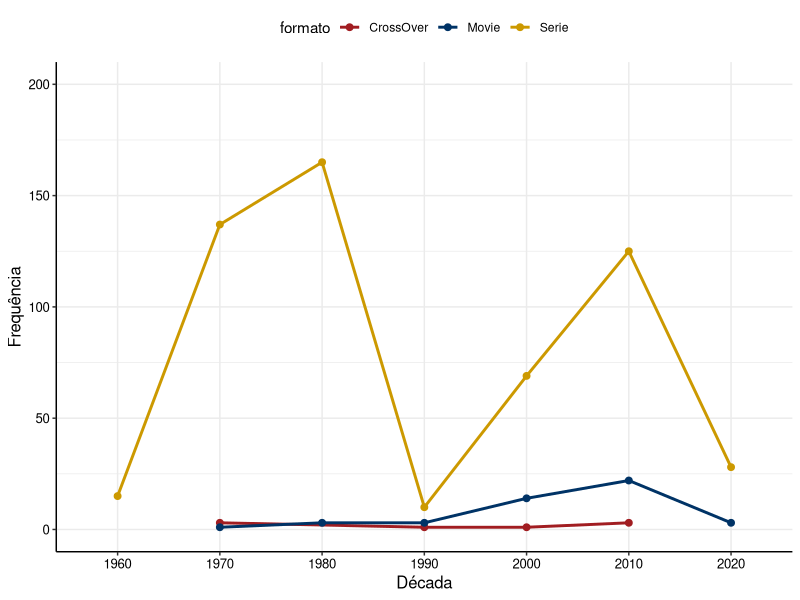
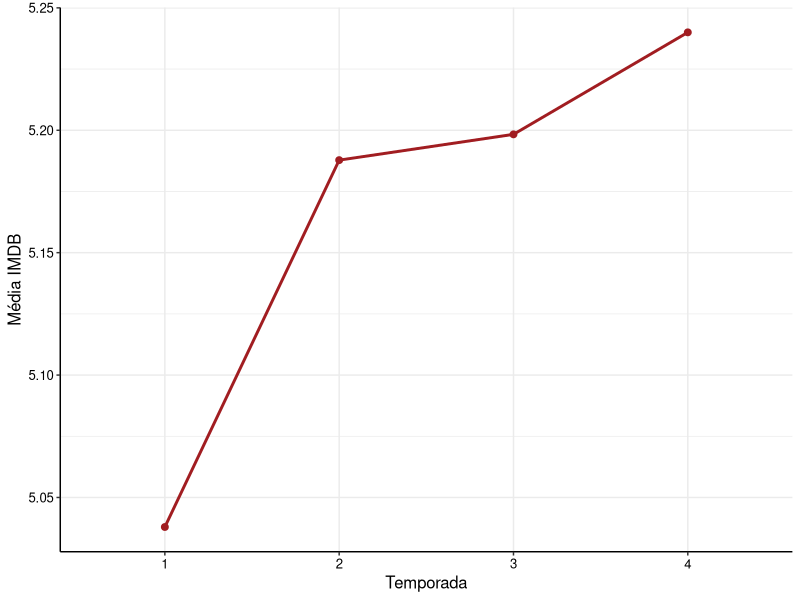
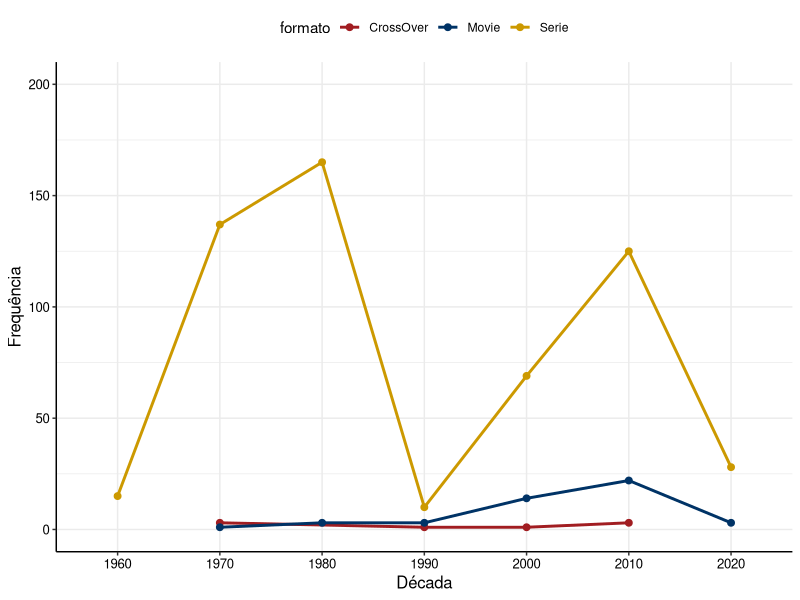
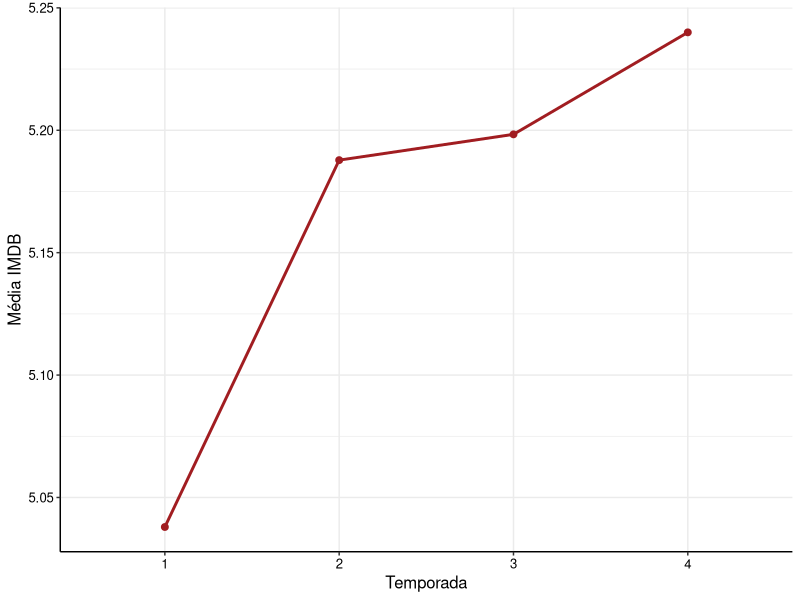

Here is the R script that generated these plots, in order:
library(readr)
dados <- read_csv("banco/banco_final.csv")

#ANALISE 1  - Número de lançamentos a cada década por formato de lançamento:

# 1) Número de lançamentos a cada década por formato de lançamento;

### separando os lançamentos em décadas

install.packages("lubridate")
install.packages("dplyr")


library(lubridate)
library(dplyr)
library(tidyr)
library(stringr)
library(tidyverse)

# arrumando theme_estat

estat_colors <- c(
  "#A11D21", "#003366", "#CC9900",
  "#663333", "#FF6600", "#CC9966",
  "#999966", "#006606", "#008091", 
  "#041835", "#666666" )

theme_estat <- function(...) {
  theme <- ggplot2::theme_bw() +
    ggplot2::theme(
      axis.title.y = ggplot2::element_text(colour = "black", size = 12),
      axis.title.x = ggplot2::element_text(colour = "black", size = 12),
      axis.text = ggplot2::element_text(colour = "black", size = 9.5),
      panel.border = ggplot2::element_blank(),
      axis.line = ggplot2::element_line(colour = "black"),
      legend.position = "top",
      ...
    )
  
  return(
    list(
      theme,
      scale_fill_manual(values = estat_colors),
      scale_colour_manual(values = estat_colors)
    )
  )
}


# Converter para formato de data, especificando o formato
dados <- dados %>%
  mutate(date_aired = tryCatch(as.Date(date_aired, format = "%Y-%m-%d"), error = function(e) NA))

# Filtrar as linhas que foram convertidas com sucesso
dados <- dados %>%
  filter(!is.na(date_aired))

# Extrair o ano
dados <- dados %>%
  mutate(year = year(date_aired))

# Calcular a década
dados <- dados %>%
  mutate(decada = 10 * floor(year / 10))



# Agrupar por década e formato de lançamento, e contar o número de lançamentos em cada grupo

library(ggplot2)

banco1 <- dados %>%
  group_by(decada, format)

caminho_junior <- "resultados"

banco1$decada <- as.factor(banco1$decada)

banco1 <- banco1 %>%
  group_by(decada, format) %>%
  summarise(freq = n()) %>%
  mutate(
    freq_relativa = round(freq / sum(freq) * 100,1)
  )
porcentagens <- str_c(banco1$freq_relativa, "%") %>% str_replace("
\\.", ",")
legendas <- str_squish(str_c(banco1$freq, " (", porcentagens, ")")
)

library(dplyr)

# Renomear a coluna "format" para "formato" e a variável "Movie" para "Filme"
banco1 <- banco1 %>%
  rename(formato = format)
 
# ALTERAR MOVIE PARA FILME 

ggplot(banco1) +
  aes(x = decada, y = freq, group = formato, colour = formato) +
  geom_line(size = 1) +
  geom_point(size = 2) +
  labs(x = "Década", y = "Frequência") +
  theme_estat() + scale_x_discrete(limits = unique(banco1$decada)) +
  scale_y_continuous(limits = c(0, 200))
  ggsave(filename = file.path(caminho_junior, "analise-1-trivariado.pdf"), width = 158, height = 93, units = "mm")


####################################################################################################
  
#ANALISE 2 - Variação da nota IMDB por temporada dos episódios:
  
banco2 <- dados 

banco2 <- subset(banco2, format == "Serie")  

banco2<- subset(banco2, season != "Special")

# Calculando a variância de 'imdb' agrupada por 'season'
variancia_por_season <- tapply(banco2$imdb, banco2$season, var)

# Visualizando os resultados
print(variancia_por_season)


# Calculando a média de 'imdb' agrupada por 'season'
media_por_season <- aggregate(imdb ~ season, data = banco2, FUN = mean)

# Visualizando os resultados
print(media_por_season)

# Calculando o desvio padrão das médias por temporada
desvio_padrao_por_season <- tapply(banco2$imdb, banco2$season, sd)


# Criando um novo data frame com os dados de variância e média por temporada
mini_dataframe <- data.frame(Season = names(variancia_por_season),
                             Variance = variancia_por_season,
                             Mean = media_por_season$imdb,
                             DesvioPadrao = desvio_padrao_por_season)

# Visualizando o novo data frame
print(mini_dataframe)

#Calculando a variância das médias

variancia_medias_por_season <- var(media_por_season$imdb)

print(variancia_medias_por_season)

#Calculando dados gerais

media_todas_temporadas <- mean(banco2$imdb)
variancia_geral <- var(banco2$imdb)
desvio_padrao_geral <- sd(dados$imdb)

#Agrupapando
dados_gerais <- data.frame(Media = media_todas_temporadas, Variance = variancia_geral, Desvio_Padrao = desvio_padrao_geral)


#Gráfico

ggplot(mini_dataframe) +
  aes(x=Season, y=Mean, group=1) +
  geom_line(size=1,colour="#A11D21") + geom_point(colour="#A11D21",
                                                  size=2) +
  labs(x="Temporada", y="Média IMDB") +
  theme_estat()
  ggsave(filename = file.path(caminho_junior, "analise-2-uni.pdf"), width = 158, height = 93, units = "mm")

# Definindo intervalos imdb
  
  # Definir os intervalos como um fator com rótulos explicativos
  intervalos <- cut(banco2$imdb, breaks = seq(0, 10, by = 1), labels = c("0-1", "1-2", "2-3", "3-4", "4-5", "5-6", "6-7", "7-8", "8-9", "9-10"))
  
  # Adicionar a coluna "intervalo" ao dataframe
  banco2$intervalo <- intervalos
  
  # Usar a função table() para contar quantas observações estão em cada intervalo para cada season
  tabela <- table(banco2$intervalo, banco2$season)
  
  # Transformar a tabela em um dataframe
  dfbanco2 <- as.data.frame.matrix(tabela)
  
  # Adicionar a coluna "intervalo" ao dataframe
  dfbanco2$intervalo <- rownames(dfbanco2)
  # Exibir o dataframe resultante
  print(df)
  
